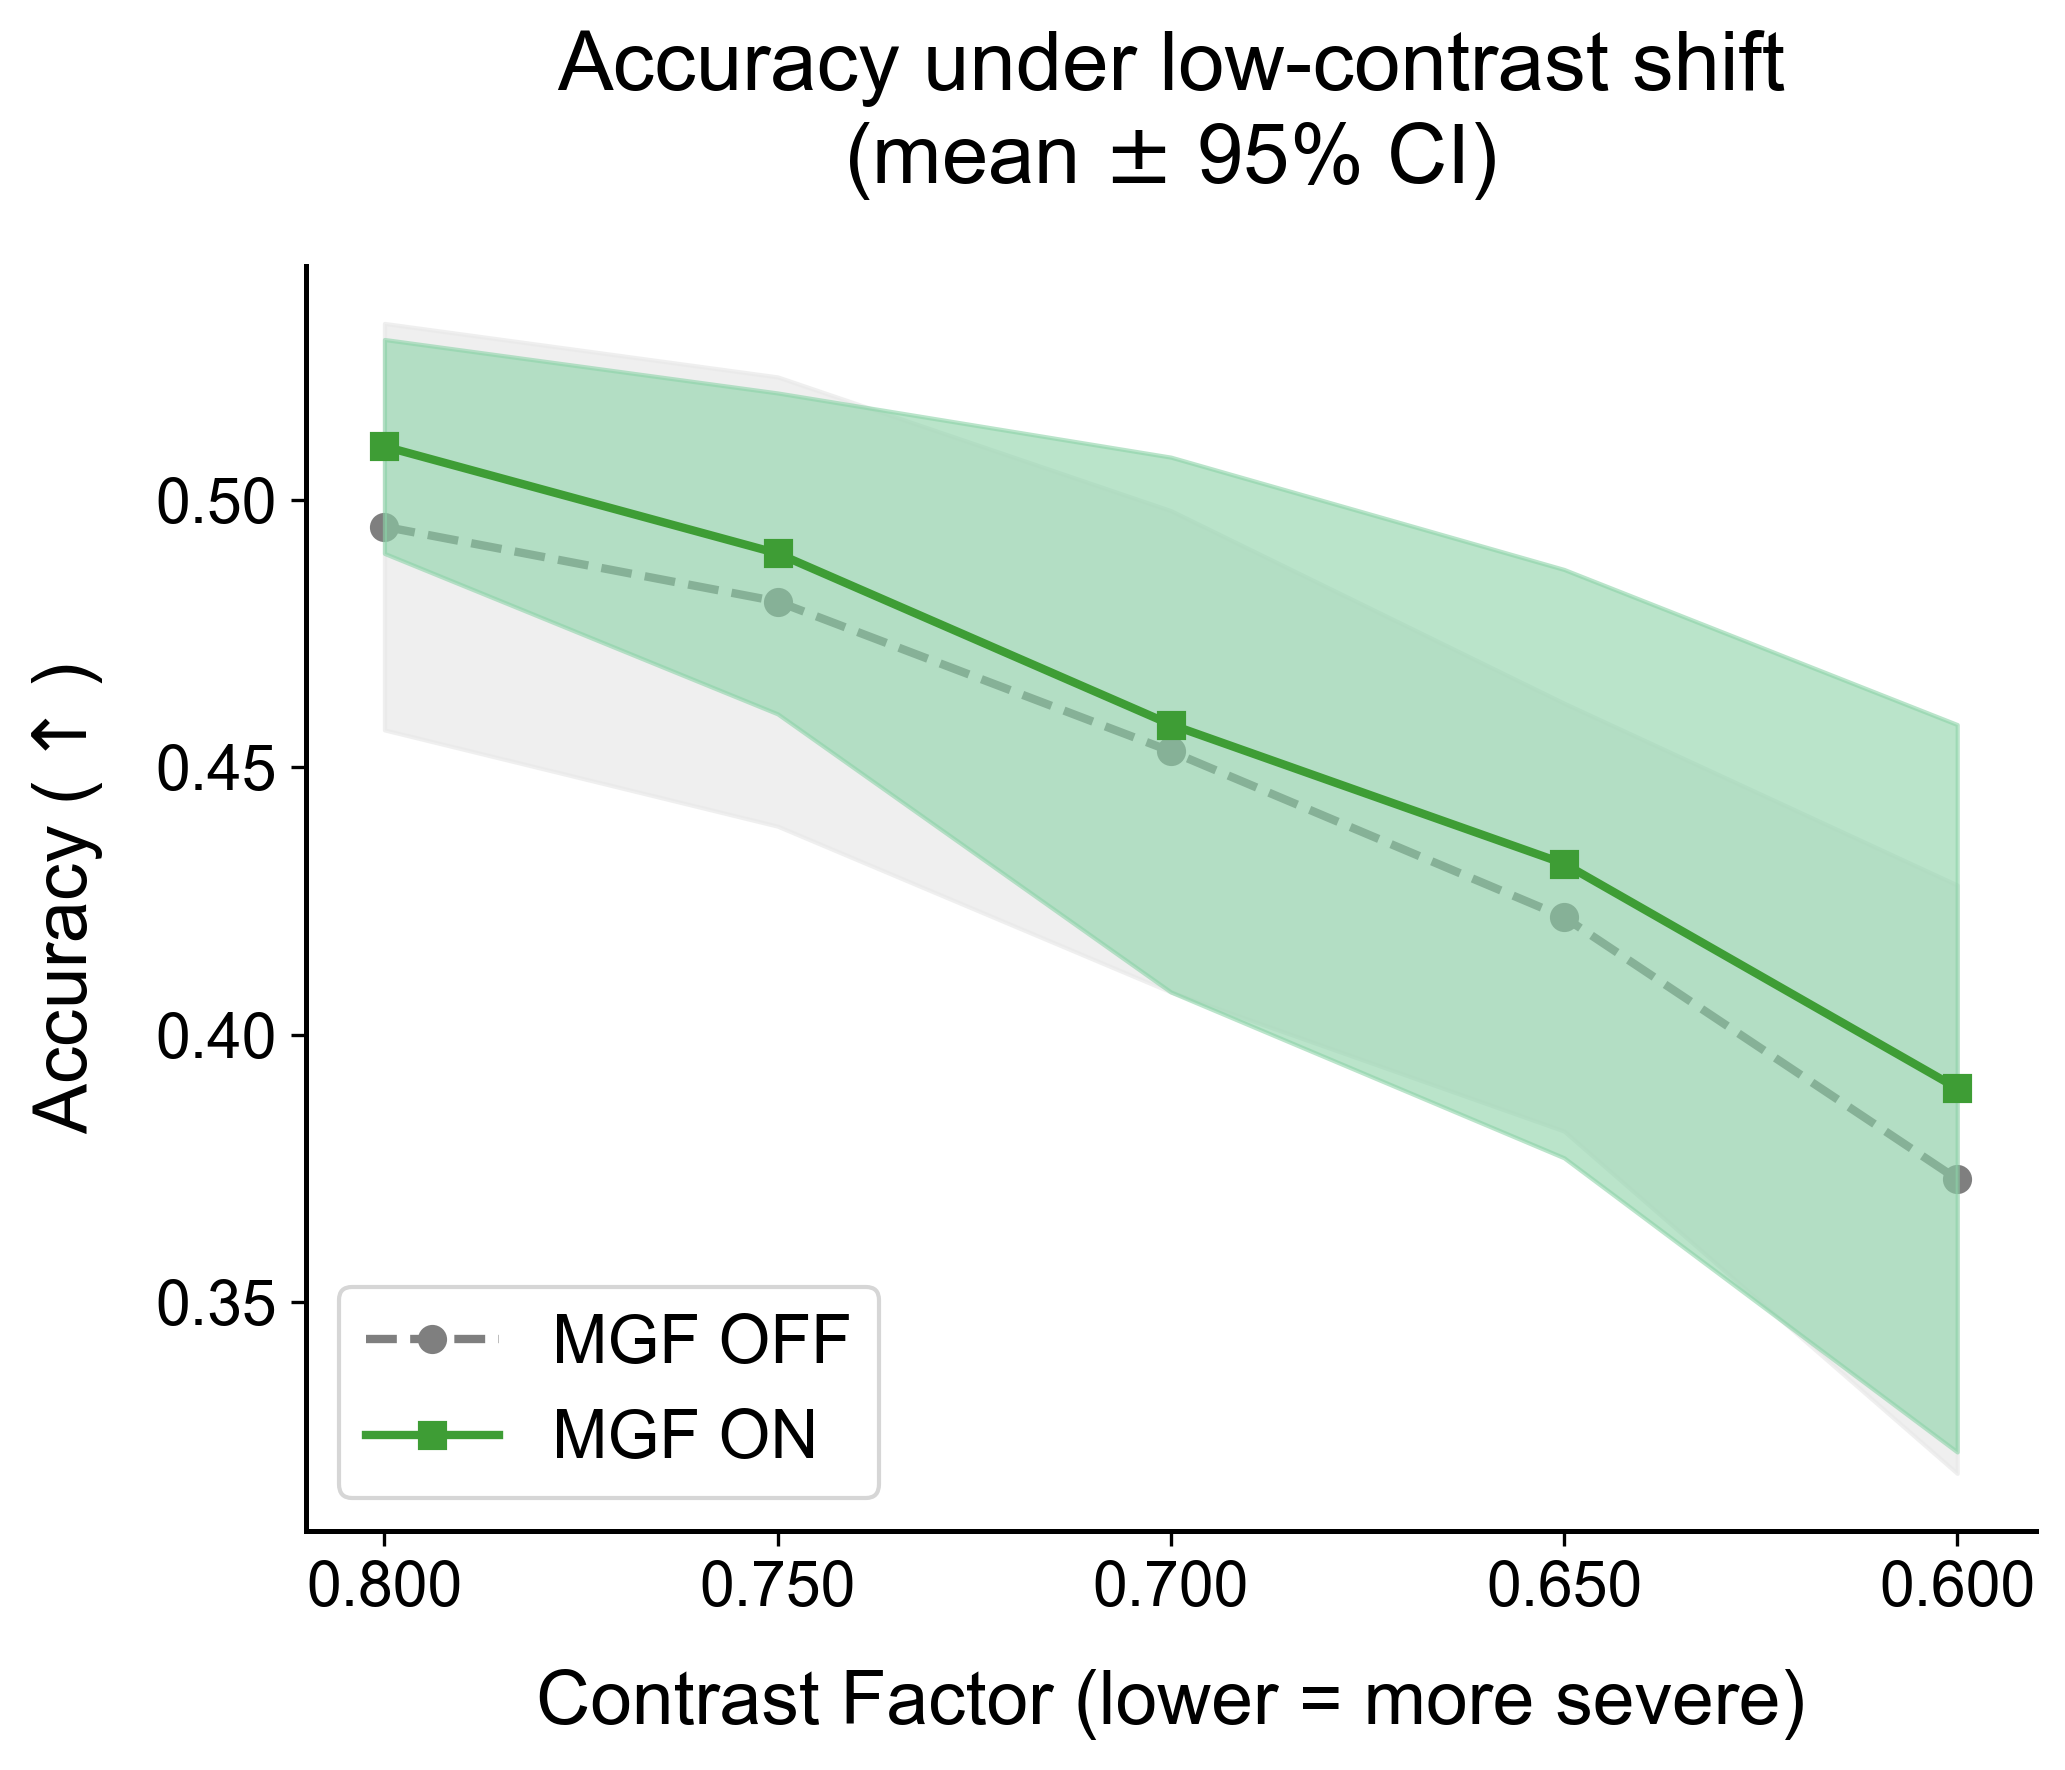

Generate this figure with Python:
import matplotlib.pyplot as plt
import numpy as np
import pandas as pd
import os

COLOR_ON_LINE = '#3e9d35'
COLOR_ON_SHADE = '#8cd3a8'
COLOR_OFF_LINE = '#7f7f7f'
COLOR_OFF_SHADE = '#e9e9e9'


save_path = r'file_name'

contrast_factors = np.array([0.800, 0.750, 0.700, 0.650, 0.600])

mgf_off_mean = np.array([0.495, 0.481, 0.453, 0.422, 0.373])
mgf_off_ci = np.array([0.038, 0.042, 0.045, 0.040, 0.055])

mgf_on_mean = np.array([0.510, 0.490, 0.458, 0.432, 0.390])
mgf_on_ci = np.array([0.020, 0.030, 0.050, 0.055, 0.068])

df = pd.DataFrame({
    'Contrast_Factor': contrast_factors,
    'MGF_OFF_Mean': mgf_off_mean,
    'MGF_OFF_95CI': mgf_off_ci,
    'MGF_ON_Mean': mgf_on_mean,
    'MGF_ON_95CI': mgf_on_ci
})

if not os.path.exists(save_path):
    os.makedirs(save_path)

csv_file = os.path.join(save_path, 'results_data.csv')
df.to_csv(csv_file, index=False)
print(f"out CSV: {csv_file}")

plt.rcParams['font.family'] = 'Arial'
plt.rcParams['axes.linewidth'] = 1.2

fig, ax = plt.subplots(figsize=(7, 6), dpi=300)

ax.plot(contrast_factors, mgf_off_mean, color=COLOR_OFF_LINE, linestyle='--',
        marker='o', markersize=6, label='MGF OFF', linewidth=2, zorder=2)
ax.fill_between(contrast_factors, mgf_off_mean - mgf_off_ci, mgf_off_mean + mgf_off_ci,
                color=COLOR_OFF_SHADE, alpha=0.7, zorder=1)

ax.plot(contrast_factors, mgf_on_mean, color=COLOR_ON_LINE, linestyle='-',
        marker='s', markersize=6, label='MGF ON', linewidth=2, zorder=4)
ax.fill_between(contrast_factors, mgf_on_mean - mgf_on_ci, mgf_on_mean + mgf_on_ci,
                color=COLOR_ON_SHADE, alpha=0.6, zorder=3)

ax.set_xlim(0.81, 0.59)
ax.set_xticks(contrast_factors)
ax.set_xticklabels(['0.800', '0.750', '0.700', '0.650', '0.600'])

ax.set_xlabel('Contrast Factor (lower = more severe)', fontsize=18, labelpad=12)
ax.set_ylabel(r'Accuracy ($\uparrow$)', fontsize=18, labelpad=12)
ax.set_title(r'Accuracy under low-contrast shift' + '\n' + r'(mean $\pm$ 95% CI)',
             fontsize=20, pad=20)

ax.spines['top'].set_visible(False)
ax.spines['right'].set_visible(False)
ax.tick_params(axis='both', labelsize=15)

legend = ax.legend(fontsize=16, loc='lower left', frameon=True)
legend.get_frame().set_linewidth(1.0)

plt.tight_layout()
png_output = os.path.join(save_path, 'accuracy_plot_updated.png')
pdf_output = os.path.join(save_path, 'accuracy_plot_updated.pdf')

plt.savefig(png_output, bbox_inches='tight', dpi=300)
plt.savefig(pdf_output, bbox_inches='tight')

print(f"output: \nPNG: {png_output} \nPDF: {pdf_output}")
plt.show()
